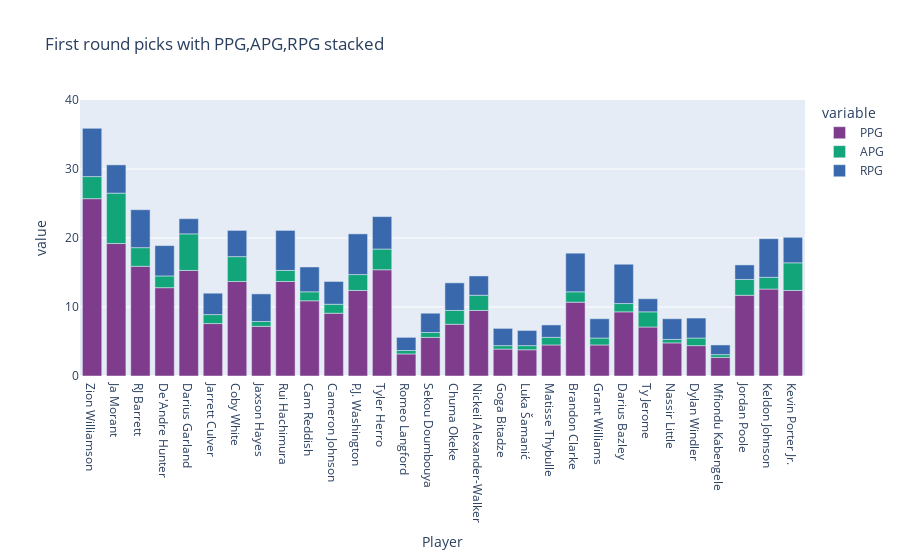

This figure's notebook cell:
### Code cell
import plotly.express as px

fig = px.bar(first_round, x="Player", y=["PPG", "APG", "RPG"], title="First round picks with PPG,APG,RPG stacked", color_discrete_sequence=px.colors.qualitative.Bold)
fig.update_layout(yaxis_range=[0,40])
fig.show()

### Figure 1 — Plotly figure (JSON) as saved in the notebook; plotly's stock layout.template omitted (floating-point values rounded to 4 significant figures)
{"data": [{"alignmentgroup": "True", "hovertemplate": "variable=PPG<br>Player=%{x}<br>value=%{y}<extra></extra>", "legendgroup": "PPG", "marker": {"color": "rgb(127, 60, 141)", "pattern": {"shape": ""}}, "name": "PPG", "offsetgroup": "PPG", "orientation": "v", "showlegend": true, "textposition": "auto", "type": "bar", "x": ["Zion Williamson", "Ja Morant", "RJ Barrett", "De'Andre Hunter", "Darius Garland", "Jarrett Culver", "Coby White", "Jaxson Hayes", "Rui Hachimura", "Cam Reddish", "Cameron Johnson", "P.J. Washington", "Tyler Herro", "Romeo Langford", "Sekou Doumbouya", "Chuma Okeke", "Nickeil Alexander-Walker", "Goga Bitadze", "Luka Šamanić", "Matisse Thybulle", "Brandon Clarke", "Grant Williams", "Darius Bazley", "Ty Jerome", "Nassir Little", "Dylan Windler", "Mfiondu Kabengele", "Jordan Poole", "Keldon Johnson", "Kevin Porter Jr."], "xaxis": "x", "y": [25.7, 19.2, 15.9, 12.8, 15.3, 7.6, 13.7, 7.2, 13.7, 10.9, 9.1, 12.4, 15.4, 3.2, 5.6, 7.5, 9.5, 3.9, 3.8, 4.5, 10.7, 4.5, 9.3, 7.1, 4.8, 4.4, 2.7, 11.7, 12.6, 12.4], "yaxis": "y"}, {"alignmentgroup": "True", "hovertemplate": "variable=APG<br>Player=%{x}<br>value=%{y}<extra></extra>", "legendgroup": "APG", "marker": {"color": "rgb(17, 165, 121)", "pattern": {"shape": ""}}, "name": "APG", "offsetgroup": "APG", "orientation": "v", "showlegend": true, "textposition": "auto", "type": "bar", "x": ["Zion Williamson", "Ja Morant", "RJ Barrett", "De'Andre Hunter", "Darius Garland", "Jarrett Culver", "Coby White", "Jaxson Hayes", "Rui Hachimura", "Cam Reddish", "Cameron Johnson", "P.J. Washington", "Tyler Herro", "Romeo Langford", "Sekou Doumbouya", "Chuma Okeke", "Nickeil Alexander-Walker", "Goga Bitadze", "Luka Šamanić", "Matisse Thybulle", "Brandon Clarke", "Grant Williams", "Darius Bazley", "Ty Jerome", "Nassir Little", "Dylan Windler", "Mfiondu Kabengele", "Jordan Poole", "Keldon Johnson", "Kevin Porter Jr."], "xaxis": "x", "y": [3.2, 7.3, 2.7, 1.7, 5.3, 1.3, 3.6, 0.7, 1.6, 1.3, 1.3, 2.3, 3, 0.5, 0.7, 2, 2.2, 0.5, 0.6, 1.1, 1.5, 1, 1.2, 2.2, 0.5, 1.1, 0.4, 2.3, 1.7, 4], "yaxis": "y"}, {"alignmentgroup": "True", "hovertemplate": "variable=RPG<br>Player=%{x}<br>value=%{y}<extra></extra>", "legendgroup": "RPG", "marker": {"color": "rgb(57, 105, 172)", "pattern": {"shape": ""}}, "name": "RPG", "offsetgroup": "RPG", "orientation": "v", "showlegend": true, "textposition": "auto", "type": "bar", "x": ["Zion Williamson", "Ja Morant", "RJ Barrett", "De'Andre Hunter", "Darius Garland", "Jarrett Culver", "Coby White", "Jaxson Hayes", "Rui Hachimura", "Cam Reddish", "Cameron Johnson", "P.J. Washington", "Tyler Herro", "Romeo Langford", "Sekou Doumbouya", "Chuma Okeke", "Nickeil Alexander-Walker", "Goga Bitadze", "Luka Šamanić", "Matisse Thybulle", "Brandon Clarke", "Grant Williams", "Darius Bazley", "Ty Jerome", "Nassir Little", "Dylan Windler", "Mfiondu Kabengele", "Jordan Poole", "Keldon Johnson", "Kevin Porter Jr."], "xaxis": "x", "y": [7, 4.1, 5.5, 4.4, 2.2, 3.1, 3.8, 4, 5.8, 3.6, 3.3, 5.9, 4.7, 1.9, 2.8, 4, 2.8, 2.5, 2.2, 1.8, 5.6, 2.8, 5.7, 1.9, 3, 2.9, 1.4, 2.1, 5.6, 3.7], "yaxis": "y"}], "layout": {"barmode": "relative", "legend": {"title": {"text": "variable"}, "tracegroupgap": 0}, "title": {"text": "First round picks with PPG,APG,RPG stacked"}, "xaxis": {"anchor": "y", "domain": [0, 1], "title": {"text": "Player"}}, "yaxis": {"anchor": "x", "domain": [0, 1], "range": [0, 40], "title": {"text": "value"}}}}
